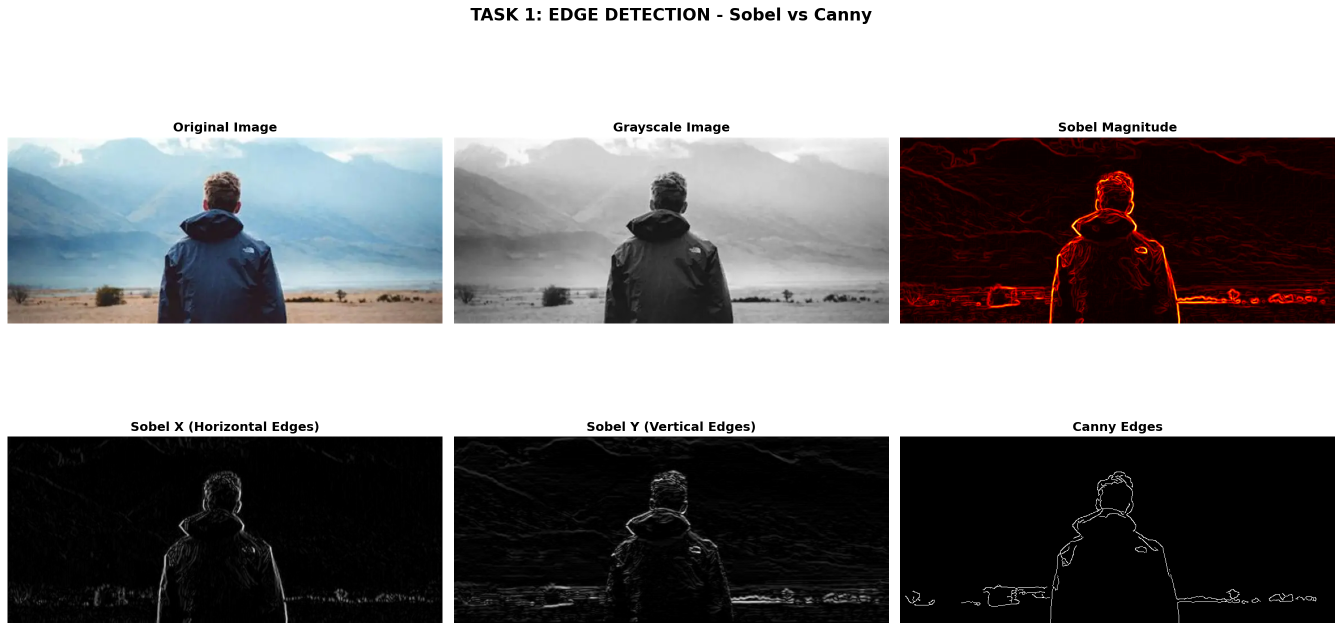
#> input picture task1_edge_detection_results.png, 2685 x 1261 px, given in place of OIP (2).webp, which was not available (shown at 1/2 size)
$ python task1_edge_detection.py   (older library calls are emulated)
#> lines starting #> are read from the running program, lines starting #| are printed output that depends on the picture; after the words box and inside, x2 and y2 are one past the last pixel; in counts of white or black regions, pixels touching at a corner belong together; long printed decimals are rounded; pictures that were not available may be replaced by others from this repository, and a replacement may not be noted
"""
TASK 1: EDGE DETECTION
Applies Sobel and Canny edge detectors and compares their quality
"""

import cv2
import numpy as np
import matplotlib
matplotlib.use('Agg')  # Non-interactive backend
import matplotlib.pyplot as plt
import sys

# Image path
IMAGE_PATH = r"C:\Users\gtcam\OneDrive\Pictures\Camera Roll\OIP (2).webp"

def load_image(path):
    """Load image and convert to grayscale"""
    img = cv2.imread(path)
    if img is None:
        raise FileNotFoundError(f"Image not found at {path}")
    img_rgb = cv2.cvtColor(img, cv2.COLOR_BGR2RGB)
    img_gray = cv2.cvtColor(img, cv2.COLOR_BGR2GRAY)
    return img_rgb, img_gray

def apply_sobel(img_gray):
    """
    Apply Sobel edge detector
    Computes gradients in X and Y directions
    """
    print("[*] Applying Sobel operator...")

    # Compute gradients in X and Y directions
    sobelx = cv2.Sobel(img_gray, cv2.CV_64F, 1, 0, ksize=5)
    sobely = cv2.Sobel(img_gray, cv2.CV_64F, 0, 1, ksize=5)

    # Calculate magnitude (combine X and Y gradients)
    sobel_magnitude = np.sqrt(sobelx**2 + sobely**2)
    sobel_magnitude = np.uint8(255 * sobel_magnitude / np.max(sobel_magnitude))

    # Calculate direction
    sobel_direction = np.arctan2(sobely, sobelx)

    print(f"    ✓ Sobel magnitude shape: {sobel_magnitude.shape}")
    print(f"    ✓ Edge pixels detected: {np.count_nonzero(sobel_magnitude > 50)}")

    return sobel_magnitude, sobel_direction, sobelx, sobely

def apply_canny(img_gray, threshold1=50, threshold2=150):
    """
    Apply Canny edge detector
    Multi-stage algorithm for edge detection with better localization
    """
    print("[*] Applying Canny edge detector...")

    # Apply Gaussian blur to reduce noise
    img_blur = cv2.GaussianBlur(img_gray, (5, 5), 1.5)

    # Apply Canny edge detection
    canny_edges = cv2.Canny(img_blur, threshold1, threshold2)

    print(f"    ✓ Canny edges shape: {canny_edges.shape}")
    print(f"    ✓ Edge pixels detected: {np.count_nonzero(canny_edges)}")

    return canny_edges

def compare_edge_quality(sobel_mag, canny_edges):
    """
    Compare quality of edge detection methods
    Analyzes edge density and properties
    """
    print("\n[*] Comparing edge detection quality...")

    # Normalize Sobel for comparison
    sobel_norm = np.uint8(255 * sobel_mag / np.max(sobel_mag))

    # Count edge pixels
    sobel_edge_count = np.count_nonzero(sobel_norm > 50)
    canny_edge_count = np.count_nonzero(canny_edges)

    # Calculate densities
    total_pixels = sobel_norm.size
    sobel_density = sobel_edge_count / total_pixels
    canny_density = canny_edge_count / total_pixels

    # Calculate edge connectivity (for Canny)
    kernel = cv2.getStructuringElement(cv2.MORPH_RECT, (3, 3))
    canny_dilated = cv2.dilate(canny_edges, kernel, iterations=1)

    comparison = {
        'Sobel_edge_pixels': sobel_edge_count,
        'Canny_edge_pixels': canny_edge_count,
        'Sobel_density': sobel_density,
        'Canny_density': canny_density,
        'edge_ratio': canny_edge_count / sobel_edge_count if sobel_edge_count > 0 else 0,
        'total_pixels': total_pixels
    }

    print(f"\n    ═══ EDGE DETECTION COMPARISON ═══")
    print(f"    Sobel Statistics:")
    print(f"      • Edge pixels: {sobel_edge_count}")
    print(f"      • Edge density: {sobel_density:.6f}")
    print(f"      • Characteristics: Continuous gradients, sensitive to noise")

    print(f"\n    Canny Statistics:")
    print(f"      • Edge pixels: {canny_edge_count}")
    print(f"      • Edge density: {canny_density:.6f}")
    print(f"      • Characteristics: Thin, well-localized edges")

    print(f"\n    Quality Assessment:")
    if canny_density > sobel_density * 1.5:
        print(f"      ✓ Canny: Better for precise edge localization (density ratio: {comparison['edge_ratio']:.2f})")
    else:
        print(f"      ✓ Sobel: Captures more gradient information (density ratio: {comparison['edge_ratio']:.2f})")

    return comparison

def visualize_edge_detection(img_rgb, img_gray, sobel_mag, canny_edges, sobelx, sobely):
    """Visualize edge detection results"""
    print("\n[*] Creating visualizations...")

    fig, axes = plt.subplots(2, 3, figsize=(18, 10))
    fig.suptitle('TASK 1: EDGE DETECTION - Sobel vs Canny', fontsize=16, fontweight='bold')

    # Original image
    axes[0, 0].imshow(img_rgb)
    axes[0, 0].set_title('Original Image', fontweight='bold')
    axes[0, 0].axis('off')

    # Grayscale
    axes[0, 1].imshow(img_gray, cmap='gray')
    axes[0, 1].set_title('Grayscale Image', fontweight='bold')
    axes[0, 1].axis('off')

    # Sobel magnitude
    axes[0, 2].imshow(sobel_mag, cmap='hot')
    axes[0, 2].set_title('Sobel Magnitude', fontweight='bold')
    axes[0, 2].axis('off')

    # Sobel X (horizontal edges)
    sobelx_norm = np.uint8(255 * np.abs(sobelx) / np.max(np.abs(sobelx)))
    axes[1, 0].imshow(sobelx_norm, cmap='gray')
    axes[1, 0].set_title('Sobel X (Horizontal Edges)', fontweight='bold')
    axes[1, 0].axis('off')

    # Sobel Y (vertical edges)
    sobely_norm = np.uint8(255 * np.abs(sobely) / np.max(np.abs(sobely)))
    axes[1, 1].imshow(sobely_norm, cmap='gray')
    axes[1, 1].set_title('Sobel Y (Vertical Edges)', fontweight='bold')
    axes[1, 1].axis('off')

    # Canny edges
    axes[1, 2].imshow(canny_edges, cmap='gray')
    axes[1, 2].set_title('Canny Edges', fontweight='bold')
    axes[1, 2].axis('off')

    plt.tight_layout()
    output_path = r'c:\Users\gtcam\OneDrive\Desktop\Assignment-4\task1_edge_detection_results.png'
    plt.savefig(output_path, dpi=150, bbox_inches='tight')
    print(f"    ✓ Visualization saved to: {output_path}")

    plt.show()

def main():
    print("="*70)
    print("TASK 1: EDGE DETECTION")
    print("="*70)

    # Load image
    print("\n[*] Loading image...")
    img_rgb, img_gray = load_image(IMAGE_PATH)
#> in load_image, img is the input picture: shape (1261, 2685, 3); mean B, G, R 139.3, 138.3, 139.2
    print(f"    ✓ Image shape: {img_rgb.shape}")
#|     ✓ Image shape: (1261, 2685, 3)

    # Apply Sobel
    sobel_mag, sobel_dir, sobelx, sobely = apply_sobel(img_gray)
#> in apply_sobel, `sobel_direction = np.arctan2(sobely, sobelx)`:
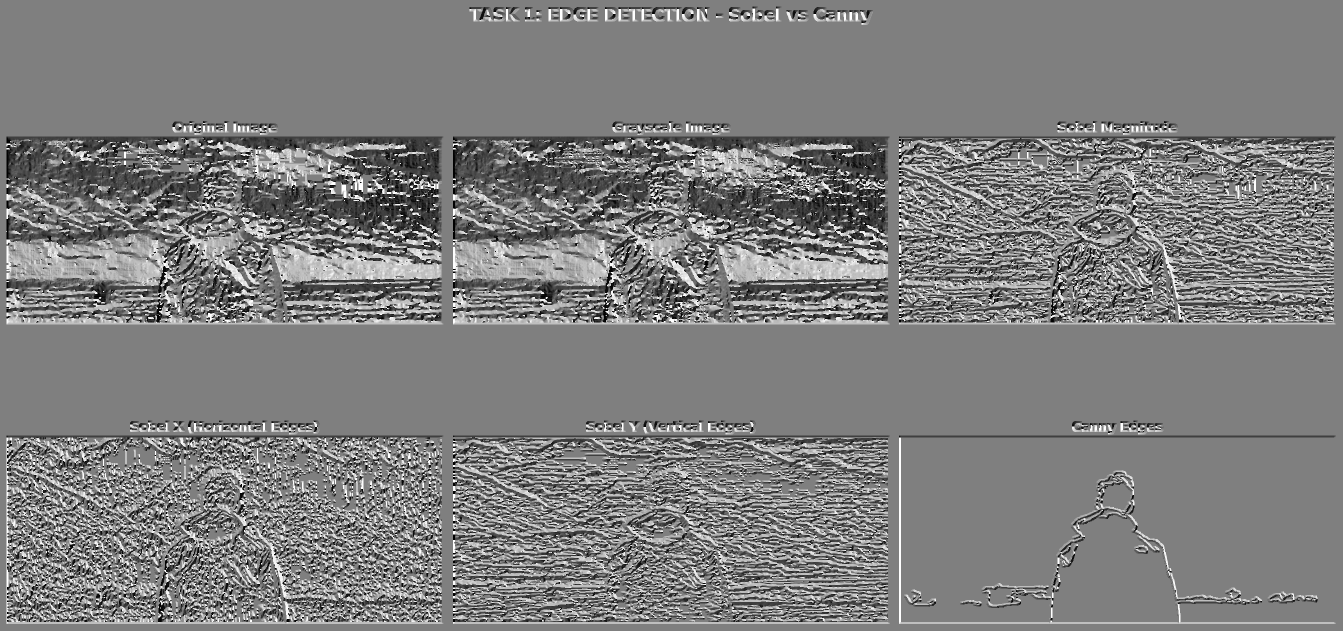
#> sobel_direction: shape (1261, 2685) float64 (shown at 1/2 size); min -3.14, max 3.14, mean -0.0239; drawn with min black and max white
#|     ✓ Sobel magnitude shape: (1261, 2685)
#|     ✓ Edge pixels detected: 117642

    # Apply Canny
    canny_edges = apply_canny(img_gray, threshold1=50, threshold2=150)
#> in apply_canny, `canny_edges = cv2.Canny(img_blur, threshold1, threshold2)`:
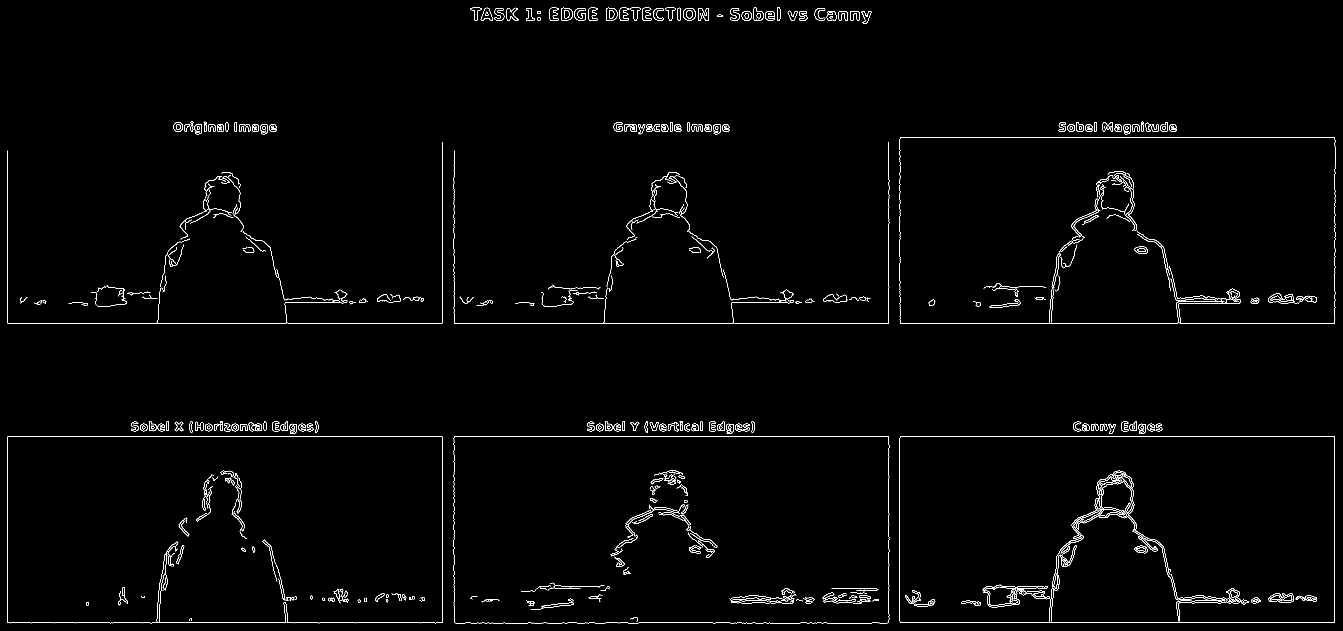
#> canny_edges: shape (1261, 2685) (shown at 1/2 size); 1.4% white in thin lines or dots
#|     ✓ Canny edges shape: (1261, 2685)
#|     ✓ Edge pixels detected: 46536

    # Compare quality
    comparison = compare_edge_quality(sobel_mag, canny_edges)
#> in compare_edge_quality, `sobel_norm = np.uint8(255 * sobel_mag / np.max(sobel_mag))`:
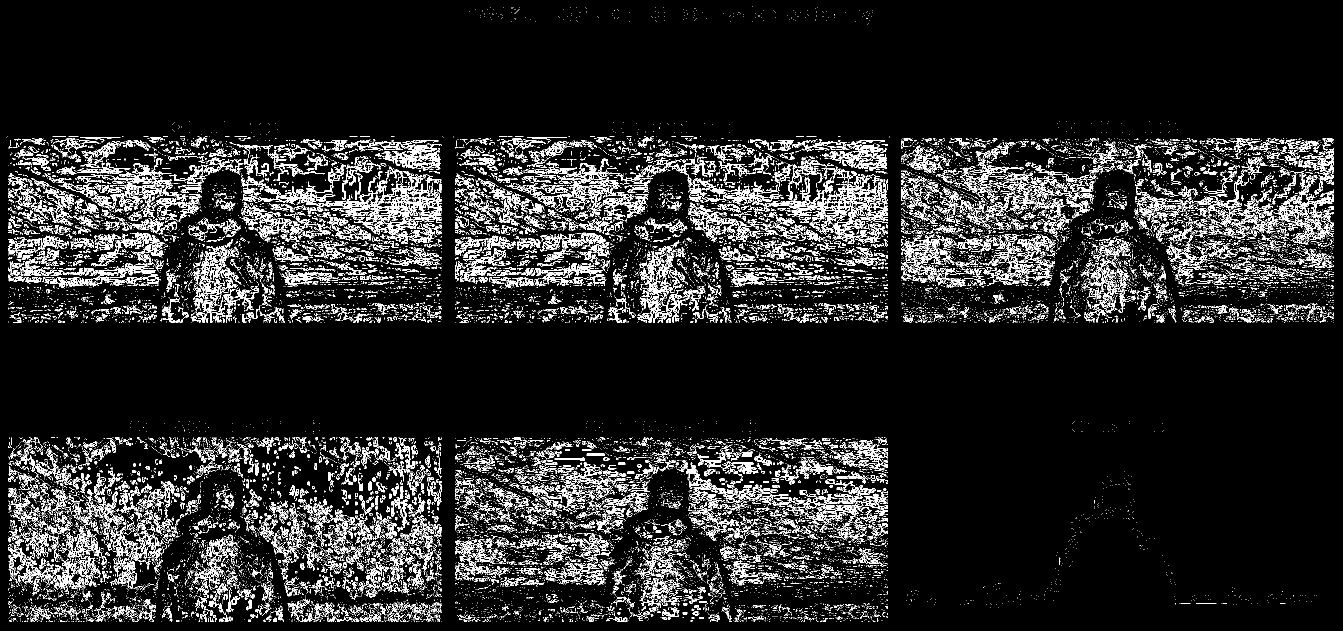
#> sobel_norm: shape (1261, 2685) (shown at 1/2 size); values 0 (black) and 1 (white), 10.6% white in thin lines or dots
#> in compare_edge_quality, `sobel_edge_count = np.count_nonzero(sobel_norm > 50)`: sobel_edge_count = 0
#> in compare_edge_quality, `canny_edge_count = np.count_nonzero(canny_edges)`: canny_edge_count = 46536
#> in compare_edge_quality, `sobel_density = sobel_edge_count / total_pixels`: sobel_density = 0
#> in compare_edge_quality, `canny_density = canny_edge_count / total_pixels`: canny_density = 0.0137
#> in compare_edge_quality, `canny_dilated = cv2.dilate(canny_edges, kernel, iterations=1)`:
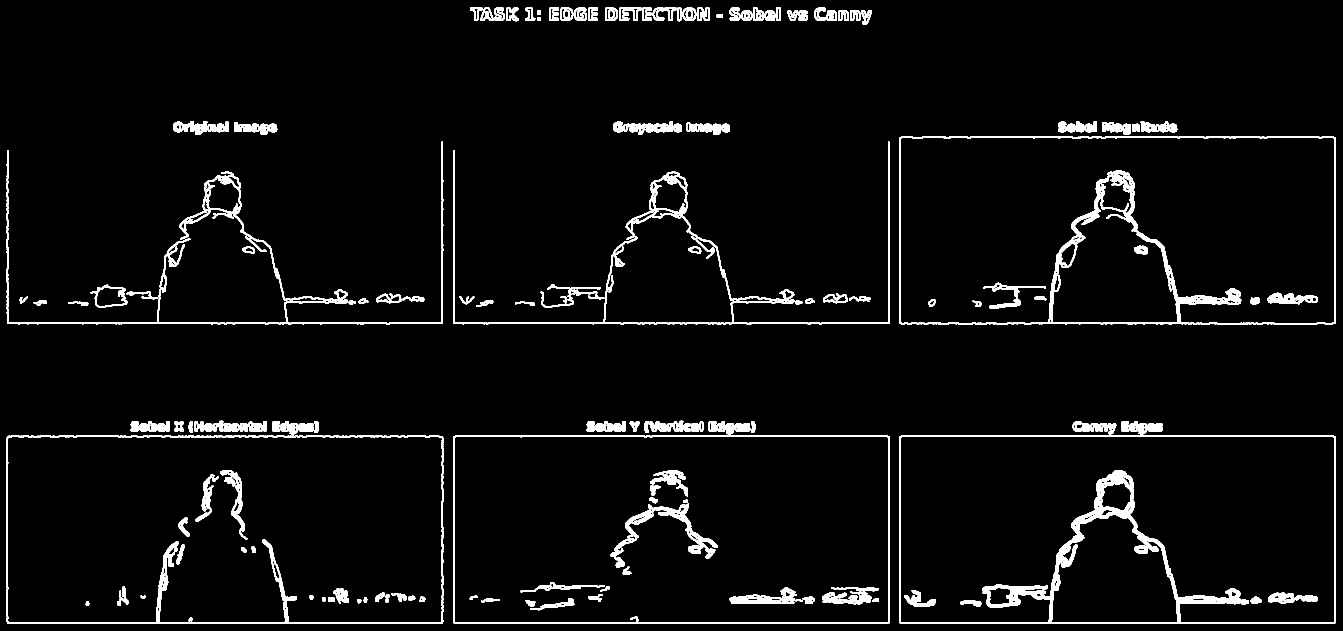
#> canny_dilated: shape (1261, 2685) (shown at 1/2 size); 4.3% white; 176 white regions, largest, box (x1, y1, x2, y2) and area: (1798, 871, 2671, 1247) 21867, (1798, 273, 2672, 649) 17666, (906, 283, 1780, 649) 11517
#> in compare_edge_quality, `comparison = { 'Sobel_edge_pixels': sobel_edge_count, 'Canny_edge_pixe..`: comparison = {'Sobel_edge_pixels': 0, 'Canny_edge_pixels': 46536, 'Sobel_density': 0, 'Canny_density': 0.0137, 'edge_ratio': 0, 'total_pixels': 3385785}
#|       • Edge pixels: 0
#|       • Edge density: 0
#|       • Edge pixels: 46536
#|       • Edge density: 0.01375
#|       ✓ Canny: Better for precise edge localization (density ratio: 0.00)

    # Visualize
    visualize_edge_detection(img_rgb, img_gray, sobel_mag, canny_edges, sobelx, sobely)
#> in visualize_edge_detection, `sobely_norm = np.uint8(255 * np.abs(sobely) / np.max(np.abs(sobely)))`:
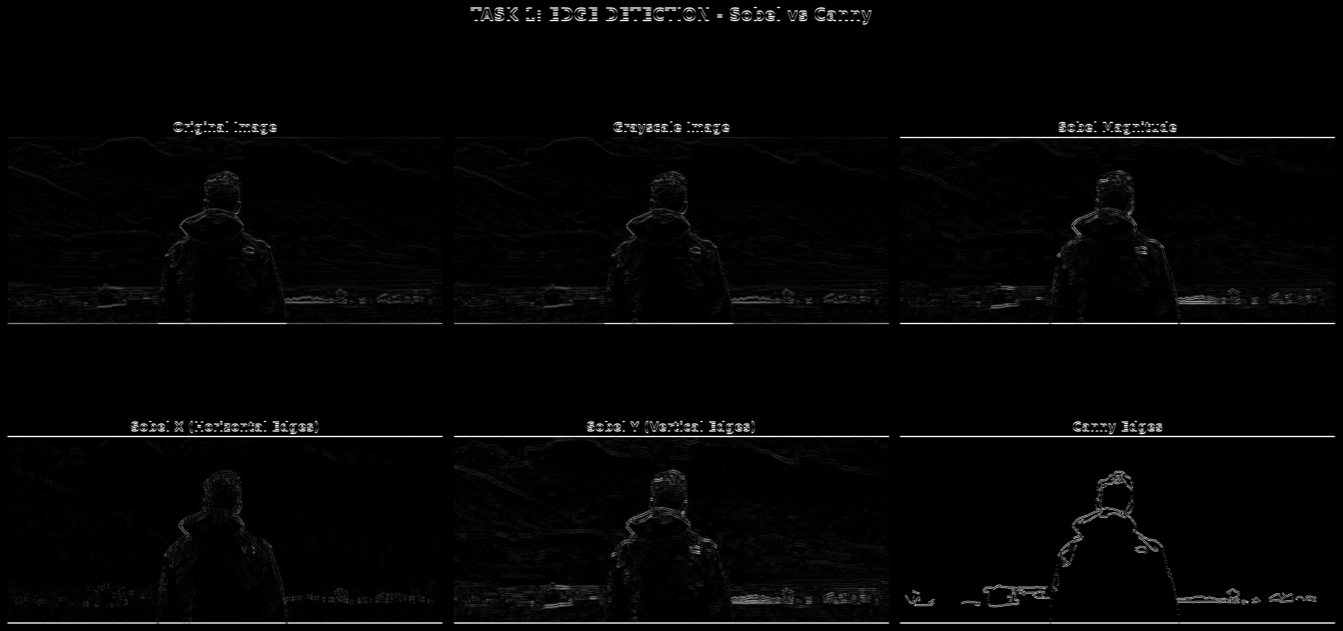
#> sobely_norm: shape (1261, 2685) (shown at 1/2 size); min 0, max 255, mean 4.6

    print("\n" + "="*70)
    print("✓ TASK 1 COMPLETED")
    print("="*70)

if __name__ == "__main__":
    main()
